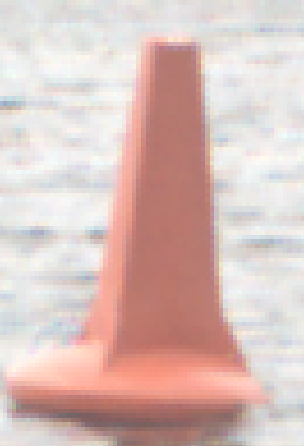
#> input picture ROS/usydrx_vision/scripts/red_1.png, 304 x 446 px
$ python buoy_detector.py red_1.png
#> lines starting #> are read from the running program, lines starting #| are printed output that depends on the picture; after the words box and inside, x2 and y2 are one past the last pixel; in counts of white or black regions, pixels touching at a corner belong together
#!/usr/bin/env python3

##Author: Hrithik Selvaraj
##Last Updated: Nov 12, 2022
##Email: hrithik.sel@gmail.com

##### Buoy Detector#####
## Code to detect the type of buoy from a given image

## Loading the libraries
import sys
import cv2 as cv
import numpy as np
from matplotlib import pyplot as plt


class BuoyDetector():

  # Initializing the class
  def __init__(self):
    self.color_templates  = self.load_colour_templates(color_list=["red","green"])


  #Loading color templates
  def load_colour_templates(self,color_list):
    color_template = []
    for color in color_list:
      color = color.lower()
      if color == "red":
        #range for red color
        lower = np.array([0, 40, 54], np.uint8)
        upper = np.array([15, 255, 255], np.uint8)
      elif color == "green":
        #range for green color
        lower = np.array([70, 15, 40], np.uint8)
        upper = np.array([88, 255, 255], np.uint8)
      elif color == "black":
        #range for black color
        lower = np.array([0, 0, 0], np.uint8)
        upper = np.array([5, 20, 20], np.uint8)
      elif color == "white":
        #range for white color
        sensitivity = 70
        lower = np.array([23,sensitivity,40])
        upper = np.array([30,255,255])
      elif color == "orange":
        #range for orange color
        lower = np.array([6, 90, 40], np.uint8)
        upper = np.array([15, 255, 255], np.uint8)
      else:
        print("Invalid Color in color_list")
        quit()
      color_range = (color,lower,upper)
      color_template.append(color_range)
#> in main, image is the input picture: shape (446, 304, 3); mean B, G, R 188.5, 193, 218.1
    return color_template

  def canny_edge(self,image):

    kernel = np.ones((5,5),np.float32)/25
    dst = cv.filter2D(image,-1,kernel)
    # cv.imshow("Window",dst)
    # edge = cv.Canny(dst,10,80)
    # cv.imshow("canny",edge)

  def hist_color(self,image):
   kernel = np.ones((5,5),np.float32)/25
   dst = cv.filter2D(image,-1,kernel)
   hsv_image = cv.cvtColor(dst,cv.COLOR_BGR2HSV)
   hist = cv.calcHist(hsv_image, [0], None, [256], [0,255])
  #  print(np.where(hist==max(hist)))
   print(hist)

  # Function to create mask of the image
  def mask_image_hsv(self,image):

    #converting the color space to HSV
    hsv_image = cv.cvtColor(image,cv.COLOR_BGR2HSV)
    area_max = 0
    mask_contours = []

    #Looping through all the colors to find the best color
    for color_range in self.color_templates:
      color_name,lower,upper = color_range
      mask = cv.inRange(hsv_image,lower,upper)

      kernal = np.ones((10, 10), "uint8")


      # mask = cv.morphologyEx(mask,cv.MORPH_CLOSE, kernal)
      mask = cv.morphologyEx(mask,cv.MORPH_CLOSE, kernal)
      # mask = cv.dilate(mask, kernal)

      cv.bitwise_and(image,image,mask)
      contours, hierarchy = cv.findContours(mask,
                                            cv.RETR_TREE,
                                            cv.CHAIN_APPROX_SIMPLE)

      for pic, contour in enumerate(contours):
          area = cv.contourArea(contour)
          if(area > 500 ):

            final_mask = mask
            area_max = area
            final_color = color_name
            mask_contours.append(contour)
            final_contour = contour
          else:
            cv.drawContours(mask, [contour], -1, 0, -1)

    if area_max > 500:
      # cv.imshow("Mask",final_mask)
      return(final_mask,final_color,mask_contours,final_contour)
    else:
    #if no color found
      return None

  # Function to match the shape template
  def shape_match(self,image):
    min_match = 500
    matched_label = None
    for template in self.shape_templates:
      shape,label = template
      match = cv.matchShapes(image,shape,1,0.0)
      # print(match,label)
      if match < min_match:
        min_match = match
        matched_label = label

    match_percentage = (1-10*min_match)*100
    if matched_label is None:
      return None
    else:
      return (matched_label,match_percentage)


  def buoy_detection(self,image):
    if image is None:
      return

    kernel = np.ones((5,5),np.float32)/40
    image = cv.filter2D(image,-1,kernel)
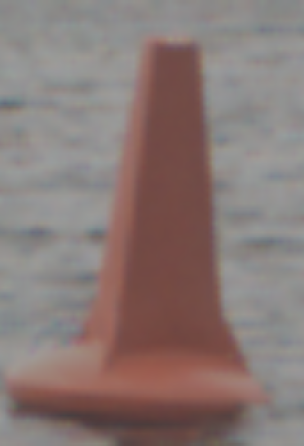
#> image: shape (446, 304, 3); mean of channels 0, 1, 2 117.8, 120.6, 136.3; drawn as B, G, R

    kernal = np.ones((10, 10), "uint8")
    display_image = image.copy()
    color_detection = self.mask_image_hsv(image)
#> in mask_image_hsv, `hsv_image = cv.cvtColor(image,cv.COLOR_BGR2HSV)`: hsv_image: shape (446, 304, 3); mean H, S, V 38.2, 39.7, 137
#> the loop in mask_image_hsv, `for color_range in self.color_templates:` made 2 passes
#> contours on pass 2: 12 contours, all with area under 20
#> pass 1, in mask_image_hsv, `mask = cv.inRange(hsv_image,lower,upper)`:
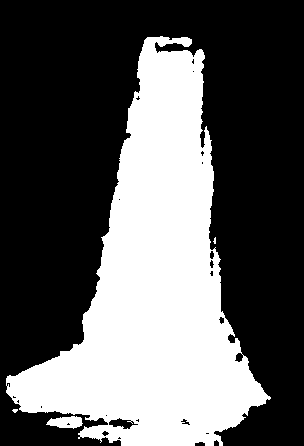
#> mask: shape (446, 304); 36.6% white; 4 white regions (2 under 20 px), largest, box (x1, y1, x2, y2) and area: (6, 36, 271, 446) 49274, (46, 416, 83, 429) 328
#> pass 1, in mask_image_hsv, `mask = cv.morphologyEx(mask,cv.MORPH_CLOSE, kernal)`:
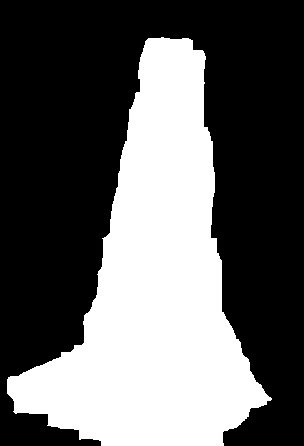
#> mask: shape (446, 304); 37.8% white; 1 white region, box (x1, y1, x2, y2) and area: (7, 37, 272, 446) 51237
#> pass 2, in mask_image_hsv, `mask = cv.inRange(hsv_image,lower,upper)`:
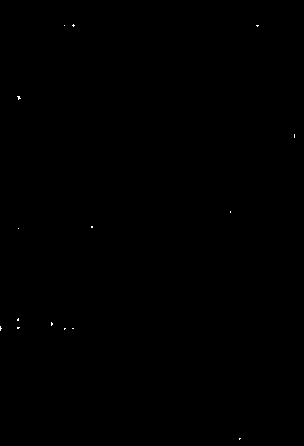
#> mask: shape (446, 304); 0.04% white in thin lines or dots
#> pass 2, in mask_image_hsv, `mask = cv.morphologyEx(mask,cv.MORPH_CLOSE, kernal)`:
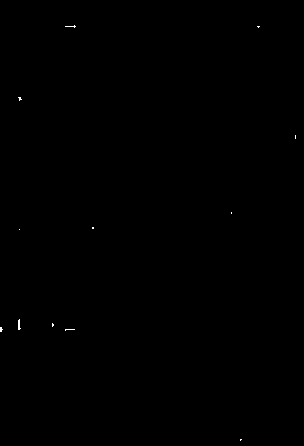
#> mask: shape (446, 304); 0.07% white in thin lines or dots
#> after the loop in mask_image_hsv, `for color_range in self.color_templates:`: mask: shape (446, 304); 0.07% of pixels changed, all inside (x1, y1, x2, y2) = (0, 25, 296, 441)
#> after the loop in mask_image_hsv, `for color_range in self.color_templates:`: mask_contours = 1 contour; box (x1, y1, x2, y2) and area: (7, 37, 272, 446) 50652

    if color_detection is None:
      return display_image
    else:
      final_mask,mask_color,contours,obj_contour= self.mask_image_hsv(image)
#> the loop in mask_image_hsv (call 2), `for color_range in self.color_templates:` made 2 passes
#> mask_color = 'red'; contours has the same summary as mask_contours in mask_image_hsv; obj_contour = contour of 339 points, box (x1, y1, x2, y2) (7, 37, 272, 446), area 50652


    # cv.imshow("masked_image",final_mask)

    final_mask = cv.dilate(final_mask, kernal)
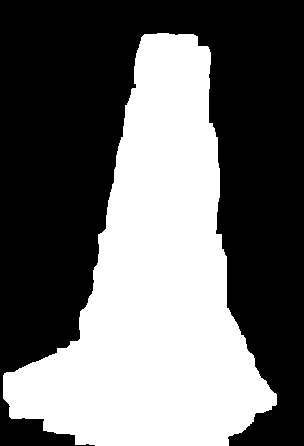
#> final_mask: shape (446, 304); 42% white; 1 white region
    contour = np.concatenate(contours)
#> contour has the same summary as obj_contour
    # final_mask = masked_image
    contours, hierarchy = cv.findContours(final_mask,
                                            cv.RETR_TREE,
                                            cv.CHAIN_APPROX_SIMPLE)
#> contours = 1 contour; box (x1, y1, x2, y2) and area: (3, 33, 277, 446) 56288
    # fill shape
    cv.fillPoly(final_mask, pts=contours, color=(255,255,255))
    # cv.imshow("masked_image_after_filling",final_mask)


    bounding_rect = cv.boundingRect(contour)
#> bounding_rect = (7, 37, 265, 409)
    x,y,w,h = bounding_rect
#> x = 7; y = 37; w = 265; h = 409
    display_image = cv.rectangle(display_image, (x, y),
                                        (x + w, y + h),
                                        (0, 255, 0), 2)
    display_image = cv.putText(display_image, mask_color, (x-10, y-3),
                      cv.FONT_HERSHEY_SIMPLEX,
                      2, (0, 255, 0),3)
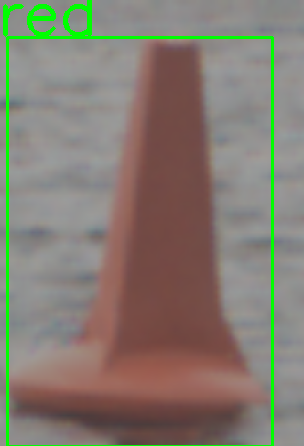
#> display_image: shape (446, 304, 3); mean of channels 0, 1, 2 113.1, 124.6, 131.5; drawn as B, G, R


    # cv.imshow("Display Image",display_image)
    return (mask_color)

def main(args):


  # rospy.init_node('ColorThresholder', anonymous=True)

  ct = BuoyDetector()
  image = cv.imread("red_1.png")

  # ct.hist_color(image)

  while(1):
    # ct.canny_edge(image)
    print(ct.buoy_detection(image))
#| red
    cv.waitKey(5)

if __name__ == '__main__':
   main(sys.argv)

$ run again, with ROS/usydrx_vision/scripts/green.png copied over ROS/usydrx_vision/scripts/red_1.png
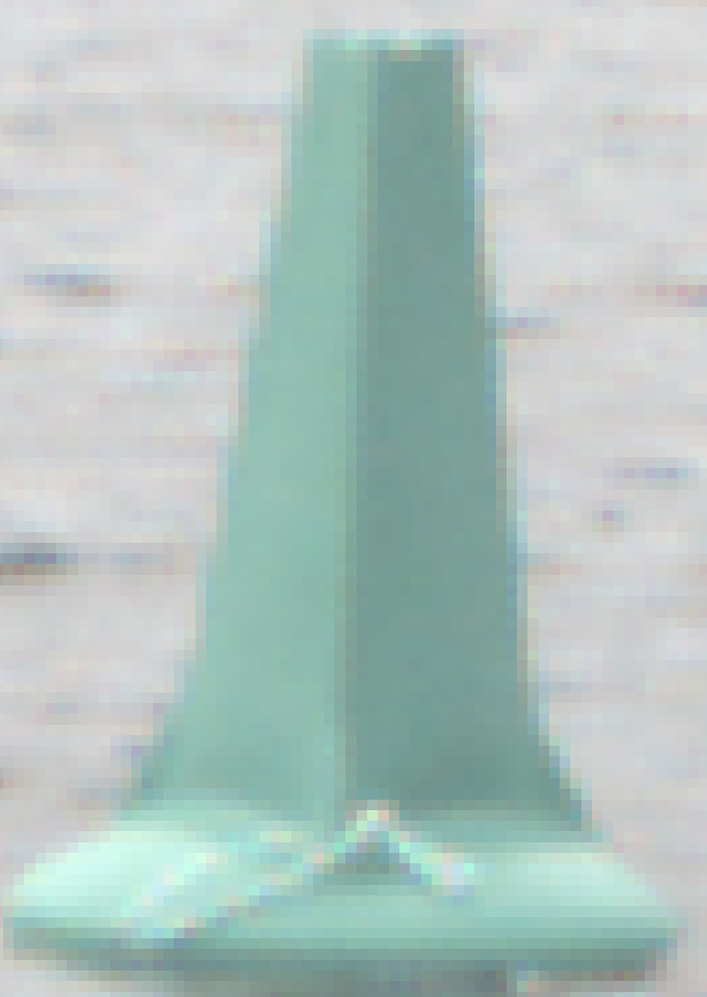
#> input picture ROS/usydrx_vision/scripts/green.png, 707 x 997 px, shrunk from 878 x 1238 before the run
#> in main, image is the input picture: shape (997, 707, 3); mean B, G, R 191.6, 195.7, 177
#> hsv_image: shape (997, 707, 3); mean H, S, V 79.8, 28.7, 123
#> after the loop in mask_image_hsv, `for color_range in self.color_templates:`:
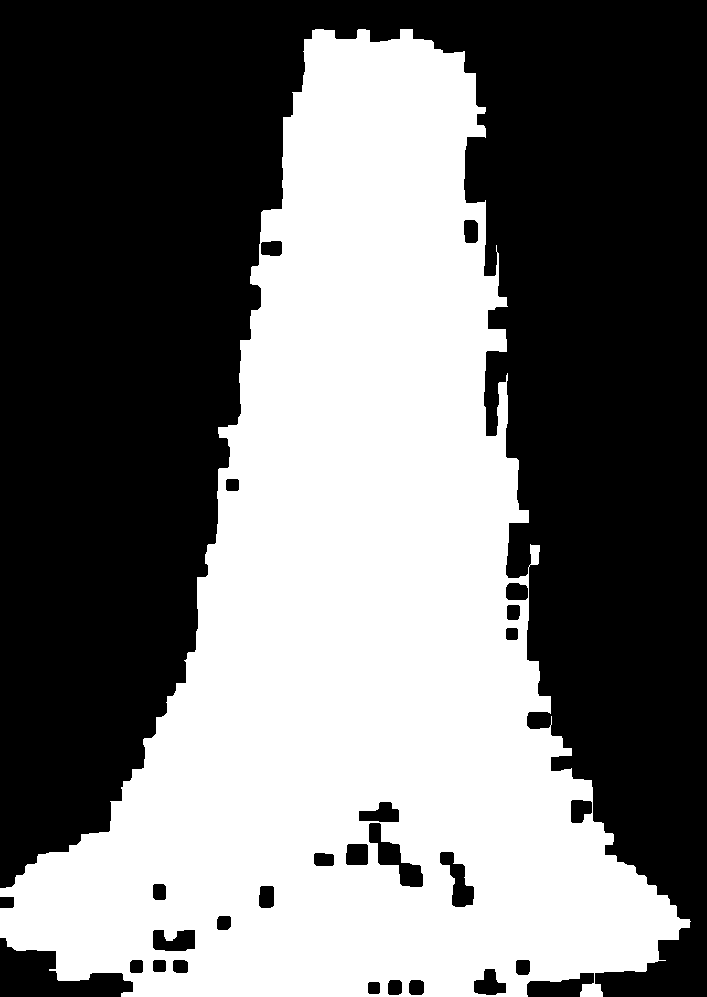
#> mask: shape (997, 707); 45% white; 1 white region
#> after the loop in mask_image_hsv, `for color_range in self.color_templates:`: mask_contours = 5 contours; box (x1, y1, x2, y2) and area: (0, 29, 691, 997) 323844, (152, 929, 196, 952) 782, (358, 801, 400, 823) 607, (473, 968, 507, 996) 594, (451, 877, 475, 908) 554
#> in buoy_detection, `final_mask,mask_color,contours,obj_contour= self.mask_image_hsv(image)`: mask_color = 'green'; contours has the same summary as mask_contours in mask_image_hsv; obj_contour = contour of 19 points, box (x1, y1, x2, y2) (358, 801, 400, 823), area 607
#> final_mask: shape (997, 707); 48.4% white; 1 white region
#> contour = contour of 743 points, box (x1, y1, x2, y2) (0, 29, 691, 997), area 269722
#> in buoy_detection, `contours, hierarchy = cv.findContours(final_mask, cv.RETR_TREE, cv.CHA..`: contours = 32 contours, 8 with area under 20; largest, box (x1, y1, x2, y2) and area: (0, 25, 696, 997) 340524, (382, 846, 398, 862) 187, (403, 867, 420, 884) 180, (350, 848, 365, 862) 164, (456, 882, 471, 904) 158
#> bounding_rect = (0, 29, 691, 968)
#> x = 0; y = 29; w = 691; h = 968
#> in buoy_detection, `display_image = cv.putText(display_image, mask_color, (x-10, y-3), cv...`:
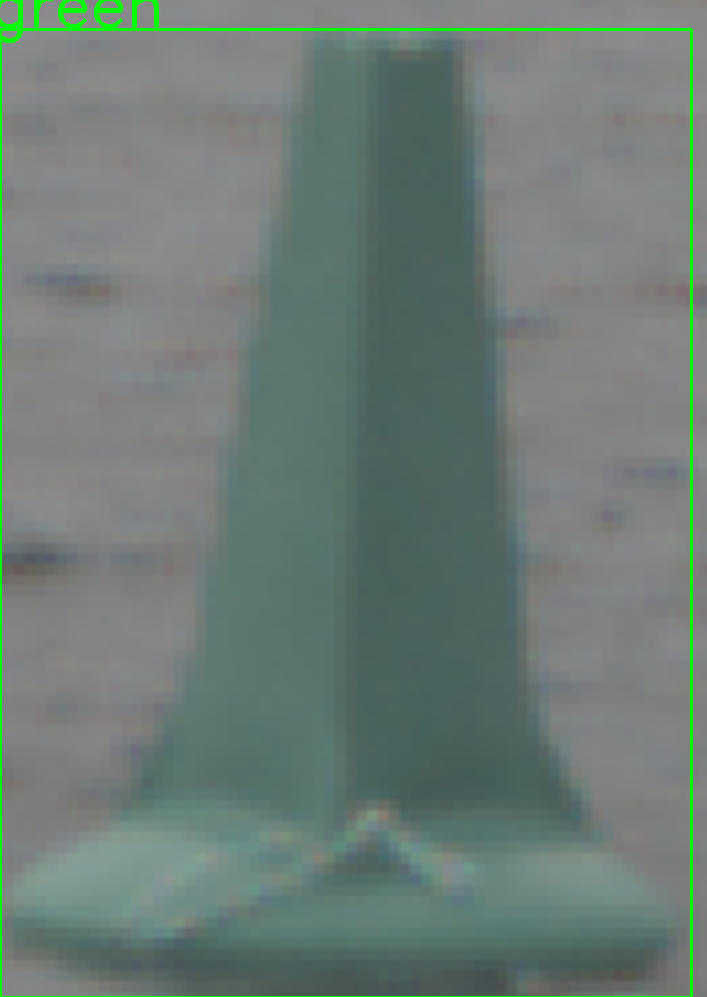
#> display_image: shape (997, 707, 3); mean of channels 0, 1, 2 118, 123.9, 109; drawn as B, G, R
#| green
